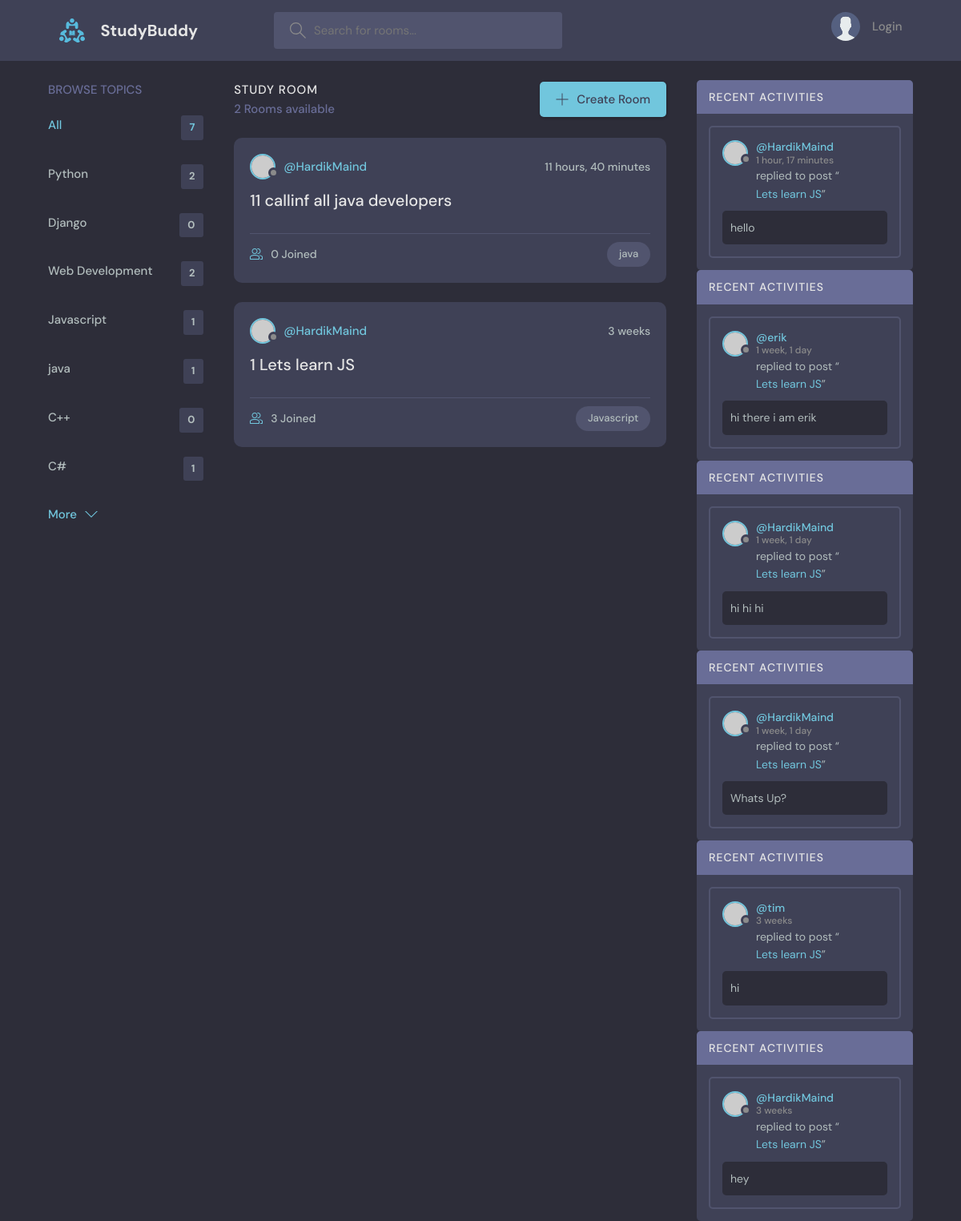
The page /?query=java on the database as committed earlier.
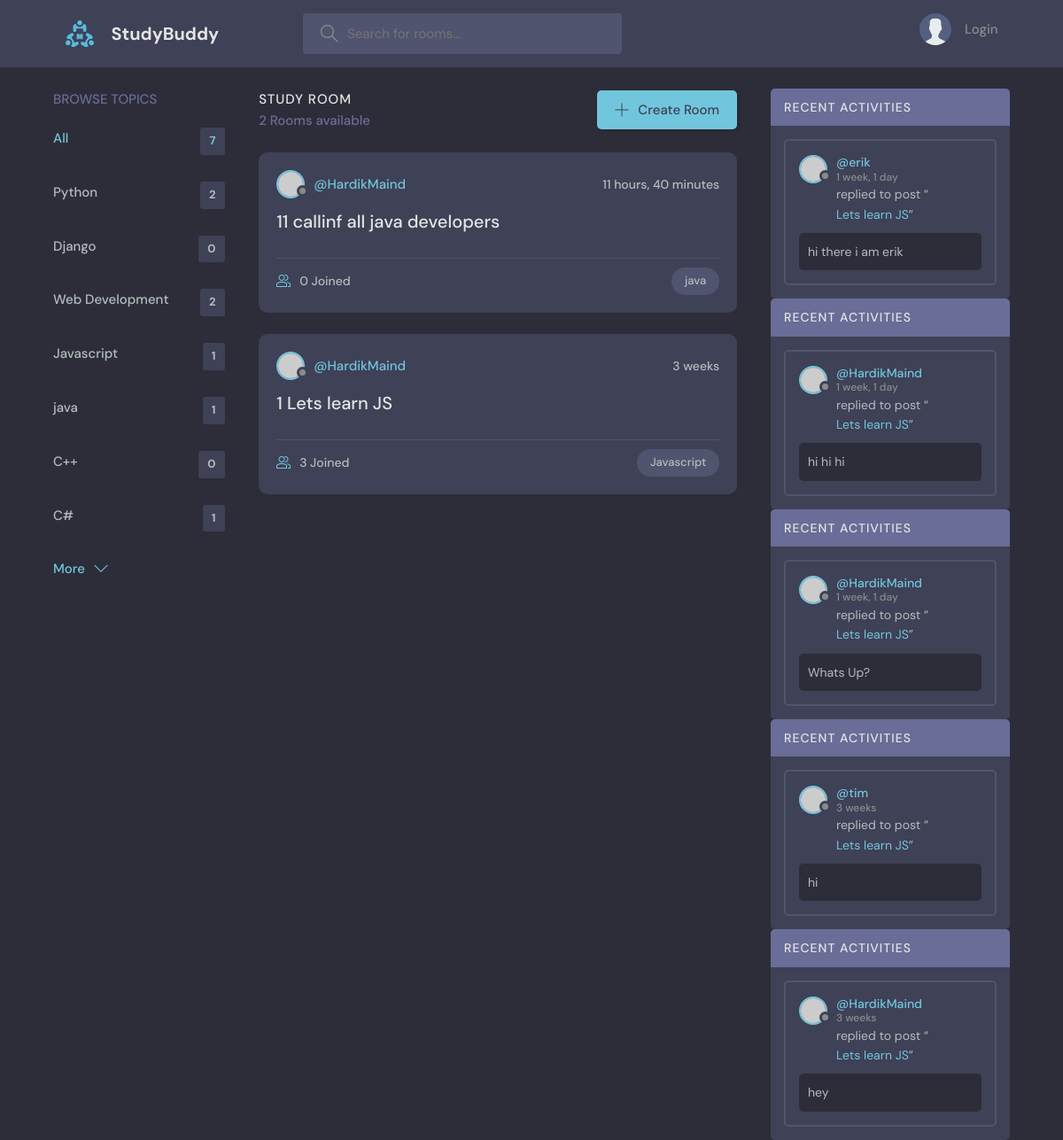
The same page on the database as committed later.
### base/models.py (models this page shows, shortened)
class Topic(models.Model):
    name = models.CharField(max_length=200)

class Room(models.Model):
    host = models.ForeignKey(User, null=True, on_delete=models.SET_NULL)
    name = models.CharField(max_length=200)
    description = models.TextField(null=True, blank=True)
    participants = models.ManyToManyField(User,related_name='participants', blank=True)
    updated = models.DateTimeField(auto_now=True)
    created = models.DateTimeField(auto_now_add=True)
    topic = models.ForeignKey(Topic, null=True, on_delete=models.SET_NULL)
    class Meta:
        ordering = ['-updated', '-created']
    def __str__(self):
        return self.name

class Message(models.Model):
    user = models.ForeignKey(User, on_delete=models.CASCADE)
    room = models.ForeignKey(Room, on_delete=models.CASCADE)
    body = models.TextField()
    updated = models.DateTimeField(auto_now=True)
    created = models.DateTimeField(auto_now_add=True)
    class Meta:
        ordering = ['-updated', '-created']

### base/views.py (the view)
# urls.py: path('', views.home,name="home"),   #when the user goes to the home page, the home function is called..which is in the views.py file
def home(request):
    q = request.GET.get('query') if request.GET.get('query') != None else ''
    rooms = Room.objects.filter(Q(topic__name__icontains=q) | Q(
        name__icontains=q) | Q(description__icontains=q))
    room_count = rooms.count()
    room_message = Message.objects.filter(Q(room__topic__name__icontains=q))
    topics = Topic.objects.all()
    context = {'rooms': rooms, 'topics': topics,
               'room_count': room_count, 'room_messages': room_message}
    return render(request, 'base/home.html', context)

### base/templates/base/home.html (shortened to what this page needs)
{% extends 'main.html' %}
{% block content %}
<main class="layout layout--3">
  <div class="container">
    {%include 'base/topic_component.html' %}
    <div class="roomList">
      <div class="roomList__header">
        <div>
          <h2>Study Room</h2>
          <p>{{room_count}} Rooms available</p>
        </div>
        <a class="btn btn--main" href="{% url 'create-room' %}">
          <svg
            version="1.1"
            xmlns="http://www.w3.org/2000/svg"
            width="32"
            height="32"
            viewBox="0 0 32 32"
          >
            <title>add</title>
            <path
              d="M16.943 0.943h-1.885v14.115h-14.115v1.885h14.115v14.115h1.885v-14.115h14.115v-1.885h-14.115v-14.115z"
            ></path>
          </svg>
          Create Room
        </a>
      </div>
     {%include 'base/feed_component.html' %}
    </div>
    {% include 'base/activity_component.html' %}
  </div>
</main>
{% endblock content %}

### base/templates/base/topic_component.html
<div class="topics">
  <div class="topics__header">
    <h2>Browse Topics</h2>
  </div>
  <ul class="topics__list">
    <li>
      <a href="{% url 'home'%}" class="active">All <span>{{topics.count}}</span></a>
    </li>
    {% for x in topics %}
    <li>
      <a href="{% url 'home' %}?query={{x.name}}"> {{x.name}} <span>{{x.room_set.all.count}}</span></a>
    </li>
    {%endfor%}
  </ul>
  <a class="btn btn--link" href="topics.html">
    More
    <svg
      version="1.1"
      xmlns="http://www.w3.org/2000/svg"
      width="32"
      height="32"
      viewBox="0 0 32 32"
    >
      <title>chevron-down</title>
      <path d="M16 21l-13-13h-3l16 16 16-16h-3l-13 13z"></path>
    </svg>
  </a>
</div>

### base/templates/base/feed_component.html (shortened to what this page needs)
{% for room in rooms %}
<div class="roomListRoom">
  <div class="roomListRoom__header">
    <a href="{% url 'user-profile' room.host.id %}" class="roomListRoom__author">
      <div class="avatar avatar--small">
        <img src="https://randomuser.me/api/portraits/women/11.jpg" />
      </div>
      <span>@{{room.host.username}}</span>
    </a>
    <div class="roomListRoom__actions">
      <span>{{room.created|timesince }}</span>
    </div>
  </div>
  <div class="roomListRoom__content">
    <a href="{% url 'room' room.id %}"> {{room.id}}    {{room.name}}</a>
  </div>
  <div class="roomListRoom__meta">
    <a href="{% url 'room' room.id %}" class="roomListRoom__joined">
      {{room.participants.all.count}} Joined
    </a>
    <p class="roomListRoom__topic">{{room.topic.name}}</p>
  </div>
</div>
{% endfor %}

### base/templates/base/activity_component.html (shortened to what this page needs)
<div>
{% for x in room_messages %}
<div class="activities">
  <div class="activities__header">
    <h2>Recent Activities</h2>
  </div>
  <div class="activities__box">
    <div class="activities__boxHeader roomListRoom__header">
      <a href="{% url 'user-profile' x.user.id %}" class="roomListRoom__author">
        <div class="avatar avatar--small">
          <img src="https://randomuser.me/api/portraits/women/11.jpg" />
        </div>
        <p>
          @{{x.user}}
          <span>{{x.created|timesince}}</span>
        </p>
      </a>
    </div>
    <div class="activities__boxContent">
      <p>
        replied to post “<a href="{%url 'room' x.room.id %}">{{x.room}}</a>”
      </p>
      <div class="activities__boxRoomContent">
        {{x.body}}
      </div>
    </div>
  </div>
</div>
{% endfor %}
</div>

Rows that differ between the two databases and show on the page:
removed Message: user "HardikMaind", created "1 hour, 17 minutes", room "Lets learn JS", body "hello"
